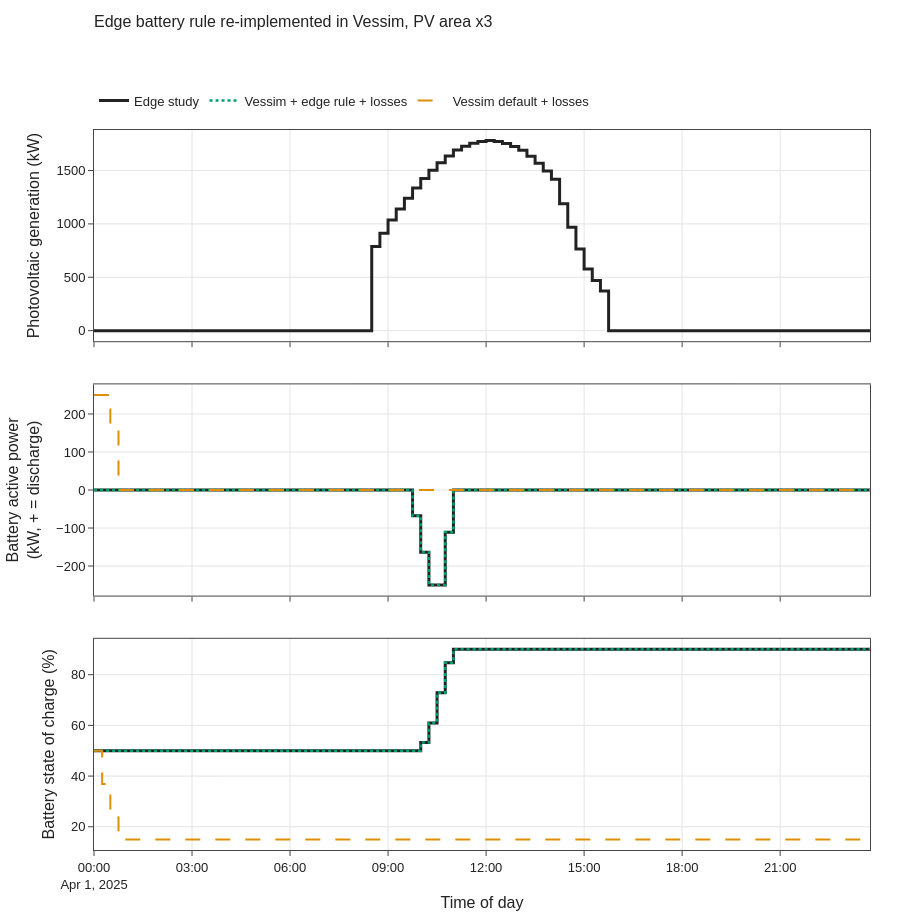

Write notebook code for a chart like this one.
### Markdown cell above
### 3.4 Online rule in an active regime (PV area x3)

### Code cell
fig = vp.stacked_panels(
    [("Photovoltaic generation (kW)", {"Edge study": ref_x3.pv_kw}),
     ("Battery active power (kW, + = discharge)",
      {"Edge study": edge_x3.battery_kw, **{n: r.battery_kw for n, r in runs_x3.items()}}),
     ("Battery state of charge (%)",
      {"Edge study": edge_x3.soc * 100, **{n: r.soc * 100 for n, r in runs_x3.items()}})],
    title="Edge battery rule re-implemented in Vessim, PV area x3")
fig.show()
vp.save(fig, OUT / "fig_edge_rule_pv_x3")
